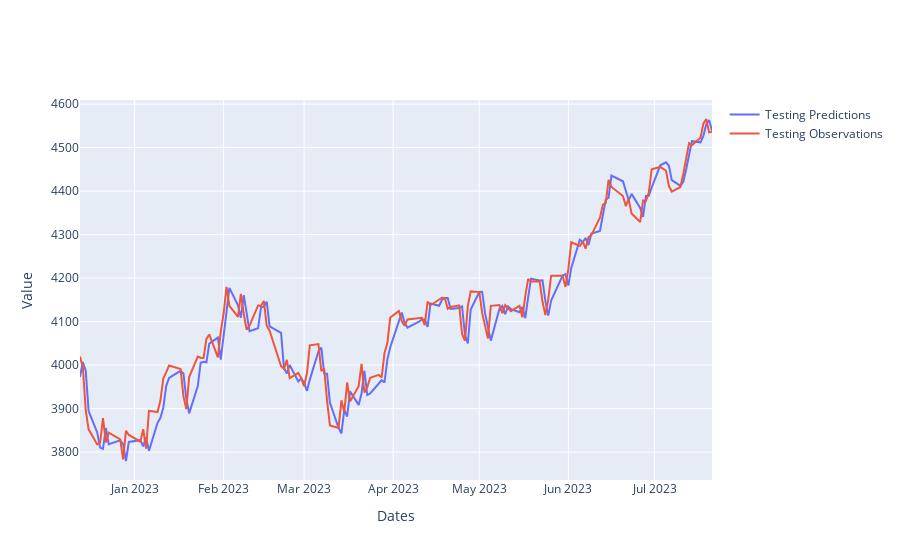

Here is the notebook cell this chart was saved with:
### Code cell
plot_test(X_test, y_test)

### Figure 1 — Plotly figure (JSON) as saved in the notebook; plotly's stock layout.template omitted (floating-point values rounded to 4 significant figures; data arrays with more than 128 entries replaced by an {"elided": "..."} marker saying what was removed)
{"data": [{"mode": "lines", "name": "Testing Predictions", "type": "scatter", "x": {"elided": "151 str values"}, "y": {"elided": "151 float values"}}, {"mode": "lines", "name": "Testing Observations", "type": "scatter", "x": {"elided": "151 str values"}, "y": {"elided": "151 float values"}}], "layout": {"xaxis": {"title": {"text": "Dates"}}, "yaxis": {"title": {"text": "Value"}}}}
